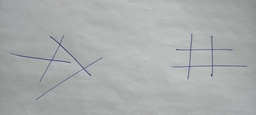
#> input picture one.jpeg, 256 x 115 px, shrunk from 4480 x 2016 before the run
$ python denoise.py
#> lines starting #> are read from the running program, lines starting #| are printed output that depends on the picture
import numpy as np
import cv2 as cv
from matplotlib import pyplot as plt
img = cv.imread('one.jpeg')
#> img is the input picture: shape (115, 256, 3); mean B, G, R 172, 172.3, 168.9

dst = cv.fastNlMeansDenoisingColored(img,None,10,10,10,100)
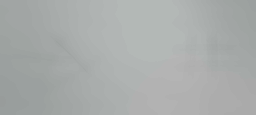
#> dst: shape (115, 256, 3); mean B, G, R 171.4, 172.4, 168.9
plt.subplot(121),plt.imshow(img)
plt.subplot(122),plt.imshow(dst)
#plt.show()
plt.imsave('dOne.png', dst, cmap='gray', vmin=0, vmax=255)
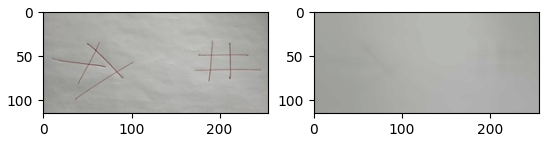
#> figure drawn by matplotlib, 2 panels; B, G, R data is drawn as R, G, B

$ run again, with hex.jpeg copied over one.jpeg
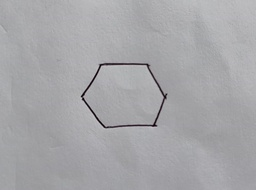
#> input picture hex.jpeg, 256 x 190 px, shrunk from 1305 x 968 before the run
#> img is the input picture: shape (190, 256, 3); mean B, G, R 168.9, 166, 166.2
#> `plt.imsave('dOne.png', dst, cmap='gray', vmin=0, vmax=255)`:
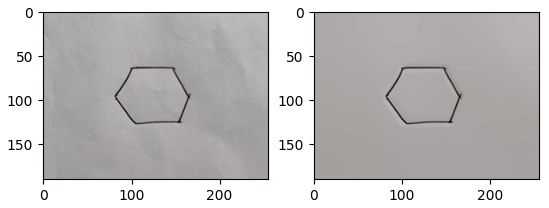
#> figure drawn by matplotlib, 2 panels; B, G, R data is drawn as R, G, B

$ run again, with three.jpeg copied over one.jpeg
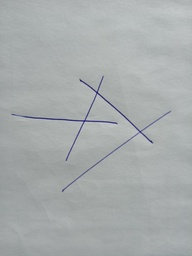
#> input picture three.jpeg, 192 x 256 px, shrunk from 3456 x 4608 before the run
#> img is the input picture: shape (256, 192, 3); mean B, G, R 172.6, 172.1, 167.7
#> `plt.imsave('dOne.png', dst, cmap='gray', vmin=0, vmax=255)`:
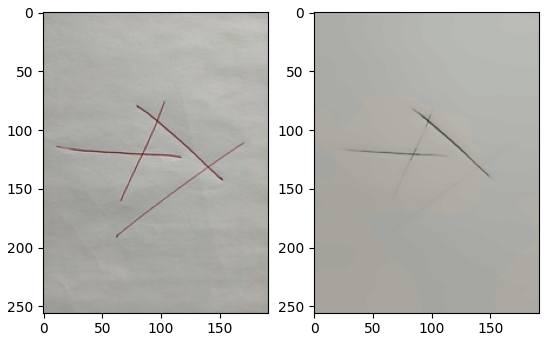
#> figure drawn by matplotlib, 2 panels; B, G, R data is drawn as R, G, B

$ run again, with two.jpeg copied over one.jpeg
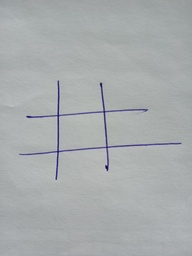
#> input picture two.jpeg, 192 x 256 px, shrunk from 3456 x 4608 before the run
#> img is the input picture: shape (256, 192, 3); mean B, G, R 173.4, 172.3, 168.1
#> `plt.imsave('dOne.png', dst, cmap='gray', vmin=0, vmax=255)`:
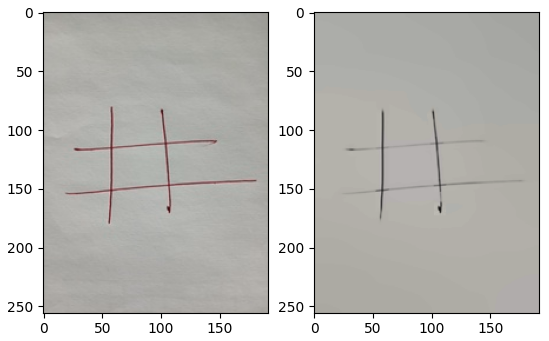
#> figure drawn by matplotlib, 2 panels; B, G, R data is drawn as R, G, B
